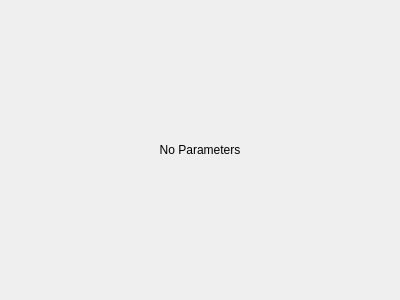
<?xml version="1.0" encoding="UTF-8"?>
<ui version="4.0">
 <class>RadianceRendererParameters</class>
 <widget class="QWidget" name="RadianceRendererParameters">
  <property name="geometry">
   <rect>
    <x>0</x>
    <y>0</y>
    <width>400</width>
    <height>300</height>
   </rect>
  </property>
  <property name="windowTitle">
   <string>Form</string>
  </property>
  <layout class="QVBoxLayout" name="verticalLayout">
   <item>
    <widget class="QLabel" name="no_parameters_label">
     <property name="text">
      <string>No Parameters</string>
     </property>
     <property name="alignment">
      <set>Qt::AlignCenter</set>
     </property>
    </widget>
   </item>
  </layout>
 </widget>
 <resources/>
 <connections/>
</ui>
